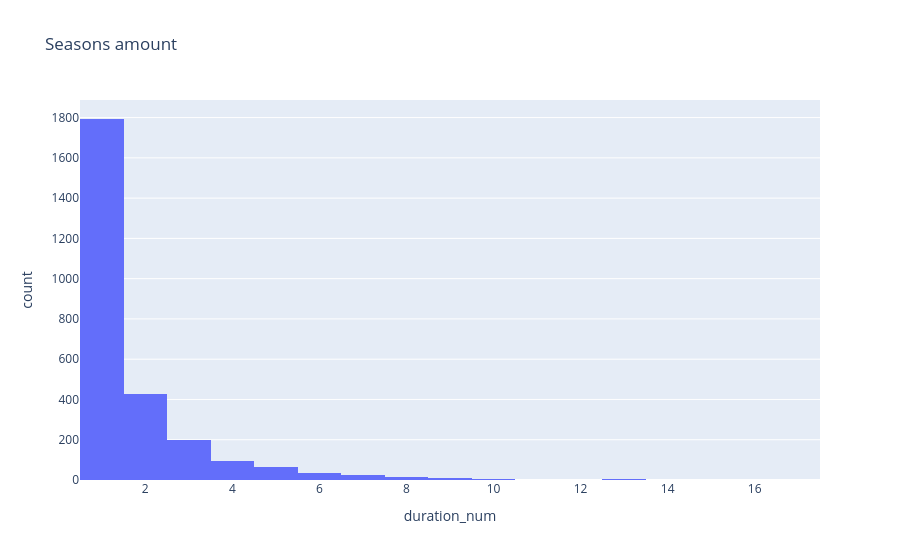

Source (notebook cell):
### Markdown cell above
### 6.7 Количество сезонов в сериалах

### Code cell
series = df[df['type'] == 'TV Show']
px.histogram(series, x='duration_num', title='Seasons amount')

### Figure 1 — Plotly figure (JSON) as saved in the notebook; plotly's stock layout.template omitted (floating-point values rounded to 4 significant figures; data arrays with more than 128 entries replaced by an {"elided": "..."} marker saying what was removed)
{"data": [{"bingroup": "x", "hovertemplate": "duration_num=%{x}<br>count=%{y}<extra></extra>", "legendgroup": "", "marker": {"color": "#636efa", "pattern": {"shape": ""}}, "name": "", "orientation": "v", "showlegend": false, "type": "histogram", "x": {"elided": "2676 float values"}, "xaxis": "x", "yaxis": "y"}], "layout": {"barmode": "relative", "legend": {"tracegroupgap": 0}, "title": {"text": "Seasons amount"}, "xaxis": {"anchor": "y", "domain": [0, 1], "title": {"text": "duration_num"}}, "yaxis": {"anchor": "x", "domain": [0, 1], "title": {"text": "count"}}}}
